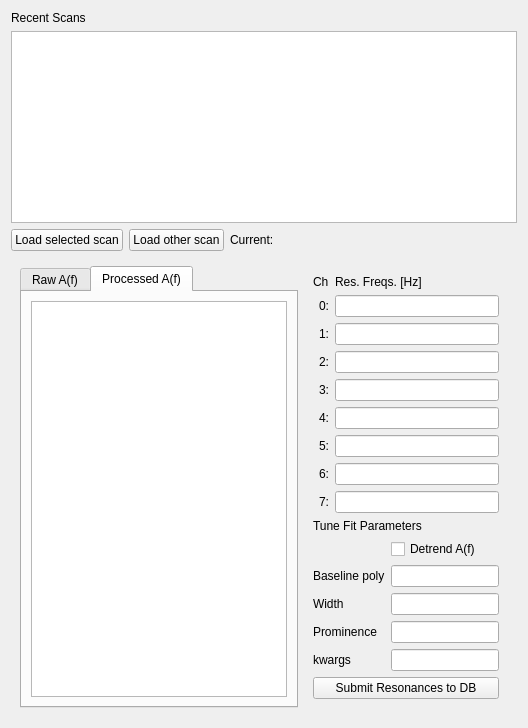
         <widget class="QWidget" name="tabResonance">
          <attribute name="title">
           <string>Resonance</string>
          </attribute>
          <layout class="QVBoxLayout" name="verticalLayout_12">
           <item>
            <widget class="QLabel" name="label_5">
             <property name="text">
              <string>Recent Scans</string>
             </property>
            </widget>
           </item>
           <item>
            <widget class="QTableView" name="recentScansTableView">
             <property name="sizePolicy">
              <sizepolicy hsizetype="Expanding" vsizetype="Expanding">
               <horstretch>0</horstretch>
               <verstretch>0</verstretch>
              </sizepolicy>
             </property>
            </widget>
           </item>
           <item>
            <layout class="QHBoxLayout" name="horizontalLayout_18">
             <item>
              <widget class="QPushButton" name="pb_scanDataSelectedLoad">
               <property name="sizePolicy">
                <sizepolicy hsizetype="Preferred" vsizetype="Preferred">
                 <horstretch>1</horstretch>
                 <verstretch>0</verstretch>
                </sizepolicy>
               </property>
               <property name="text">
                <string>Load selected scan</string>
               </property>
              </widget>
             </item>
             <item>
              <widget class="QPushButton" name="pb_scanDataLoad">
               <property name="sizePolicy">
                <sizepolicy hsizetype="Preferred" vsizetype="Preferred">
                 <horstretch>1</horstretch>
                 <verstretch>0</verstretch>
                </sizepolicy>
               </property>
               <property name="text">
                <string>Load other scan</string>
               </property>
              </widget>
             </item>
             <item>
              <widget class="QLabel" name="ampDataActiveLabel">
               <property name="sizePolicy">
                <sizepolicy hsizetype="Preferred" vsizetype="Preferred">
                 <horstretch>5</horstretch>
                 <verstretch>0</verstretch>
                </sizepolicy>
               </property>
               <property name="text">
                <string>Current:</string>
               </property>
               <property name="textInteractionFlags">
                <set>Qt::LinksAccessibleByMouse|Qt::TextSelectableByMouse</set>
               </property>
              </widget>
             </item>
            </layout>
           </item>
           <item>
            <widget class="QWidget" name="widget_3" native="true">
             <layout class="QHBoxLayout" name="horizontalLayout_5" stretch="7,0">
              <item>
               <widget class="QTabWidget" name="tabResonanceGraphs">
                <property name="currentIndex">
                 <number>1</number>
                </property>
                <widget class="QWidget" name="tabResonanceRawData">
                 <attribute name="title">
                  <string>Raw A(f)</string>
                 </attribute>
                 <layout class="QVBoxLayout" name="verticalLayout_5">
                  <item>
                   <widget class="GraphicsLayoutWidget" name="resonanceRawDataGLW"/>
                  </item>
                 </layout>
                </widget>
                <widget class="QWidget" name="tabResonanceProcessedData">
                 <attribute name="title">
                  <string>Processed A(f)</string>
                 </attribute>
                 <layout class="QVBoxLayout" name="verticalLayout_8">
                  <item>
                   <widget class="GraphicsLayoutWidget" name="resonanceProcessedDataGLW"/>
                  </item>
                 </layout>
                </widget>
               </widget>
              </item>
              <item>
               <widget class="QWidget" name="widget_6" native="true">
                <layout class="QVBoxLayout" name="verticalLayout_14">
                 <item>
                  <layout class="QFormLayout" name="formLayout_6">
                   <property name="labelAlignment">
                    <set>Qt::AlignRight|Qt::AlignTrailing|Qt::AlignVCenter</set>
                   </property>
                   <property name="formAlignment">
                    <set>Qt::AlignLeading|Qt::AlignLeft|Qt::AlignTop</set>
                   </property>
                   <item row="1" column="0">
                    <widget class="QLabel" name="lab_resfreq_0">
                     <property name="text">
                      <string>0:</string>
                     </property>
                    </widget>
                   </item>
                   <item row="1" column="1">
                    <widget class="QLineEdit" name="le_resfreq_val_0"/>
                   </item>
                   <item row="2" column="0">
                    <widget class="QLabel" name="lab_resfreq_1">
                     <property name="text">
                      <string>1:</string>
                     </property>
                    </widget>
                   </item>
                   <item row="2" column="1">
                    <widget class="QLineEdit" name="le_resfreq_val_1"/>
                   </item>
                   <item row="3" column="0">
                    <widget class="QLabel" name="lab_resfreq_2">
                     <property name="text">
                      <string>2:</string>
                     </property>
                    </widget>
                   </item>
                   <item row="3" column="1">
                    <widget class="QLineEdit" name="le_resfreq_val_2"/>
                   </item>
                   <item row="4" column="0">
                    <widget class="QLabel" name="lab_resfreq_3">
                     <property name="text">
                      <string>3:</string>
                     </property>
                    </widget>
                   </item>
                   <item row="4" column="1">
                    <widget class="QLineEdit" name="le_resfreq_val_3"/>
                   </item>
                   <item row="5" column="0">
                    <widget class="QLabel" name="lab_resfreq_4">
                     <property name="text">
                      <string>4:</string>
                     </property>
                    </widget>
                   </item>
                   <item row="5" column="1">
                    <widget class="QLineEdit" name="le_resfreq_val_4"/>
                   </item>
                   <item row="6" column="0">
                    <widget class="QLabel" name="lab_resfreq_5">
                     <property name="text">
                      <string>5:</string>
                     </property>
                    </widget>
                   </item>
                   <item row="6" column="1">
                    <widget class="QLineEdit" name="le_resfreq_val_5"/>
                   </item>
                   <item row="7" column="0">
                    <widget class="QLabel" name="lab_resfreq_6">
                     <property name="text">
                      <string>6:</string>
                     </property>
                    </widget>
                   </item>
                   <item row="7" column="1">
                    <widget class="QLineEdit" name="le_resfreq_val_6"/>
                   </item>
                   <item row="8" column="0">
                    <widget class="QLabel" name="lab_resfreq_7">
                     <property name="text">
                      <string>7:</string>
                     </property>
                    </widget>
                   </item>
                   <item row="8" column="1">
                    <widget class="QLineEdit" name="le_resfreq_val_7"/>
                   </item>
                   <item row="0" column="0">
                    <widget class="QLabel" name="label_4">
                     <property name="text">
                      <string>Ch</string>
                     </property>
                    </widget>
                   </item>
                   <item row="0" column="1">
                    <widget class="QLabel" name="label_6">
                     <property name="text">
                      <string>Res. Freqs. [Hz]</string>
                     </property>
                    </widget>
                   </item>
                  </layout>
                 </item>
                 <item>
                  <widget class="QLabel" name="label_9">
                   <property name="text">
                    <string>Tune Fit Parameters</string>
                   </property>
                  </widget>
                 </item>
                 <item>
                  <layout class="QFormLayout" name="formLayout_5">
                   <property name="horizontalSpacing">
                    <number>6</number>
                   </property>
                   <item row="1" column="1">
                    <widget class="QCheckBox" name="resFitPreDetrend">
                     <property name="text">
                      <string>Detrend A(f)</string>
                     </property>
                    </widget>
                   </item>
                   <item row="2" column="0">
                    <widget class="QLabel" name="label_8">
                     <property name="text">
                      <string>Baseline poly</string>
                     </property>
                    </widget>
                   </item>
                   <item row="2" column="1">
                    <widget class="QLineEdit" name="resFitBkgPoly"/>
                   </item>
                   <item row="3" column="0">
                    <widget class="QLabel" name="label_10">
                     <property name="text">
                      <string>Width</string>
                     </property>
                    </widget>
                   </item>
                   <item row="3" column="1">
                    <widget class="QLineEdit" name="resFitWidth"/>
                   </item>
                   <item row="4" column="0">
                    <widget class="QLabel" name="label_11">
                     <property name="text">
                      <string>Prominence</string>
                     </property>
                    </widget>
                   </item>
                   <item row="4" column="1">
                    <widget class="QLineEdit" name="resFitProminence"/>
                   </item>
                   <item row="5" column="0">
                    <widget class="QLabel" name="label_16">
                     <property name="text">
                      <string>kwargs</string>
                     </property>
                    </widget>
                   </item>
                   <item row="5" column="1">
                    <widget class="QLineEdit" name="resFitKwargs"/>
                   </item>
                  </layout>
                 </item>
                 <item>
                  <widget class="QPushButton" name="btnSubmitResonances">
                   <property name="text">
                    <string>Submit Resonances to DB</string>
                   </property>
                  </widget>
                 </item>
                </layout>
               </widget>
              </item>
             </layout>
            </widget>
           </item>
          </layout>
         </widget>
